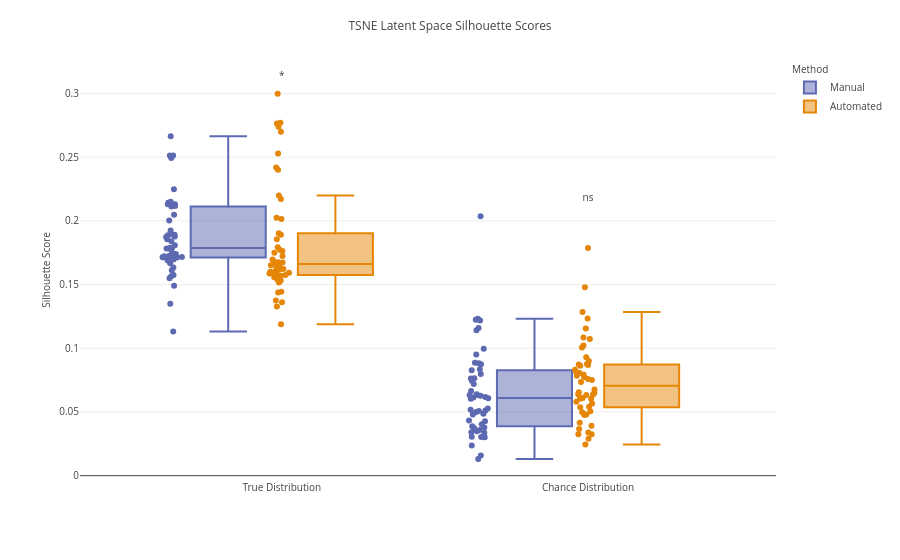

This figure's notebook cell:
### Code cell
silscor_dfmelted2S1 = silscor_dfmelted_tr_ch[silscor_dfmelted_tr_ch['Patient'] == 'S1']
fig = px.box(
    silscor_dfmelted2S1,
    y='Silhouette Score',
    x='Silhouette Level',
    color='Method',
    points='all',  # Shows stripplot-like points
    boxmode='group',
    color_discrete_sequence= px.colors.qualitative.Vivid, 
    color_discrete_map= colorsmap, 
    category_orders=orderforplot    
    )

# Add significance annotations manually
levels = silscor_dfmelted2S1['Silhouette Level'].unique()

for i, level in enumerate(levels):
    sub_df = silscor_dfmelted2S1[silscor_dfmelted2S1['Silhouette Level'] == level]
    scores_manual = sub_df[sub_df['Method'] == 'Manual']['Silhouette Score'].to_numpy()
    scores_auto = sub_df[sub_df['Method'] == 'Automated']['Silhouette Score'].to_numpy()
    
    stat, p_val = mannwhitneyu(scores_manual, scores_auto)

    sig_label = 'ns'
    if p_val < 0.001:
        sig_label = '***'
    elif p_val < 0.01:
        sig_label = '**'
    elif p_val < 0.05:
        sig_label = '*'

    y_max = sub_df['Silhouette Score'].max()
    fig.add_trace(go.Scatter(
        x=[level],
        y=[y_max + 0.01],
        mode='text',
        text=[sig_label],
        textposition='top center',
        showlegend=False
    ))

fig.update_layout(
    title=dict(text="TSNE Latent Space Silhouette Scores", font=dict(size=12)),
    boxmode="group",
    yaxis_title=dict(text="Silhouette Score", font=dict(size=10)),
    xaxis_title="",
    legend_title=dict(text="Method", font=dict(size=10)),
    font=dict(size=10)
)
save_svg(fig, "../figures/figure3/manualvsautomated_TSNEsilhouetteS26PhonChancePlotly.svg",
         **PANEL_DIMS['figure3']['tsne_dist_s1'])
fig.show()

### Figure 1 — Plotly figure (JSON) as saved in the notebook; plotly's stock layout.template omitted (floating-point values rounded to 4 significant figures)
{"data": [{"alignmentgroup": "True", "boxpoints": "all", "hovertemplate": "Method=Manual<br>Silhouette Level=%{x}<br>Silhouette Score=%{y}<extra></extra>", "legendgroup": "Manual", "marker": {"color": "rgb(93, 105, 177)"}, "name": "Manual", "notched": false, "offsetgroup": "Manual", "orientation": "v", "showlegend": true, "type": "box", "x": ["Chance Distribution", "Chance Distribution", "Chance Distribution", "Chance Distribution", "Chance Distribution", "Chance Distribution", "Chance Distribution", "Chance Distribution", "Chance Distribution", "Chance Distribution", "Chance Distribution", "Chance Distribution", "Chance Distribution", "Chance Distribution", "Chance Distribution", "Chance Distribution", "Chance Distribution", "Chance Distribution", "Chance Distribution", "Chance Distribution", "Chance Distribution", "Chance Distribution", "Chance Distribution", "Chance Distribution", "Chance Distribution", "Chance Distribution", "Chance Distribution", "Chance Distribution", "Chance Distribution", "Chance Distribution", "Chance Distribution", "Chance Distribution", "Chance Distribution", "Chance Distribution", "Chance Distribution", "Chance Distribution", "Chance Distribution", "Chance Distribution", "Chance Distribution", "Chance Distribution", "Chance Distribution", "Chance Distribution", "Chance Distribution", "Chance Distribution", "Chance Distribution", "Chance Distribution", "Chance Distribution", "Chance Distribution", "Chance Distribution", "Chance Distribution", "True Distribution", "True Distribution", "True Distribution", "True Distribution", "True Distribution", "True Distribution", "True Distribution", "True Distribution", "True Distribution", "True Distribution", "True Distribution", "True Distribution", "True Distribution", "True Distribution", "True Distribution", "True Distribution", "True Distribution", "True Distribution", "True Distribution", "True Distribution", "True Distribution", "True Distribution", "True Distribution", "True Distribution", "True Distribution", "True Distribution", "True Distribution", "True Distribution", "True Distribution", "True Distribution", "True Distribution", "True Distribution", "True Distribution", "True Distribution", "True Distribution", "True Distribution", "True Distribution", "True Distribution", "True Distribution", "True Distribution", "True Distribution", "True Distribution", "True Distribution", "True Distribution", "True Distribution", "True Distribution", "True Distribution", "True Distribution", "True Distribution", "True Distribution"], "x0": " ", "xaxis": "x", "y": [0.05177, 0.07633, 0.1142, 0.04798, 0.0485, 0.03061, 0.03579, 0.06043, 0.01308, 0.01588, 0.04272, 0.1158, 0.03043, 0.02358, 0.0639, 0.0664, 0.04339, 0.03874, 0.1224, 0.1218, 0.06325, 0.03476, 0.08871, 0.09954, 0.05083, 0.06069, 0.03006, 0.0634, 0.08743, 0.08824, 0.06165, 0.06139, 0.03783, 0.09502, 0.07647, 0.08349, 0.05111, 0.03749, 0.06264, 0.07978, 0.03369, 0.03406, 0.1232, 0.0404, 0.07202, 0.04992, 0.07446, 0.2036, 0.05271, 0.08272, 0.1131, 0.1856, 0.2002, 0.1697, 0.1691, 0.1778, 0.1923, 0.1634, 0.1549, 0.1876, 0.135, 0.1725, 0.1491, 0.174, 0.1714, 0.1713, 0.1886, 0.1873, 0.1699, 0.2493, 0.2117, 0.2664, 0.1723, 0.2048, 0.2131, 0.1723, 0.1784, 0.1891, 0.1743, 0.1714, 0.1789, 0.1809, 0.1612, 0.1666, 0.1891, 0.2143, 0.1784, 0.2137, 0.1739, 0.2514, 0.2249, 0.1574, 0.215, 0.1566, 0.2112, 0.1716, 0.1839, 0.213, 0.2513, 0.2131], "y0": " ", "yaxis": "y"}, {"alignmentgroup": "True", "boxpoints": "all", "hovertemplate": "Method=Automated<br>Silhouette Level=%{x}<br>Silhouette Score=%{y}<extra></extra>", "legendgroup": "Automated", "marker": {"color": "rgb(229, 134, 6)"}, "name": "Automated", "notched": false, "offsetgroup": "Automated", "orientation": "v", "showlegend": true, "type": "box", "x": ["Chance Distribution", "Chance Distribution", "Chance Distribution", "Chance Distribution", "Chance Distribution", "Chance Distribution", "Chance Distribution", "Chance Distribution", "Chance Distribution", "Chance Distribution", "Chance Distribution", "Chance Distribution", "Chance Distribution", "Chance Distribution", "Chance Distribution", "Chance Distribution", "Chance Distribution", "Chance Distribution", "Chance Distribution", "Chance Distribution", "Chance Distribution", "Chance Distribution", "Chance Distribution", "Chance Distribution", "Chance Distribution", "Chance Distribution", "Chance Distribution", "Chance Distribution", "Chance Distribution", "Chance Distribution", "Chance Distribution", "Chance Distribution", "Chance Distribution", "Chance Distribution", "Chance Distribution", "Chance Distribution", "Chance Distribution", "Chance Distribution", "Chance Distribution", "Chance Distribution", "Chance Distribution", "Chance Distribution", "Chance Distribution", "Chance Distribution", "Chance Distribution", "Chance Distribution", "Chance Distribution", "Chance Distribution", "Chance Distribution", "Chance Distribution", "True Distribution", "True Distribution", "True Distribution", "True Distribution", "True Distribution", "True Distribution", "True Distribution", "True Distribution", "True Distribution", "True Distribution", "True Distribution", "True Distribution", "True Distribution", "True Distribution", "True Distribution", "True Distribution", "True Distribution", "True Distribution", "True Distribution", "True Distribution", "True Distribution", "True Distribution", "True Distribution", "True Distribution", "True Distribution", "True Distribution", "True Distribution", "True Distribution", "True Distribution", "True Distribution", "True Distribution", "True Distribution", "True Distribution", "True Distribution", "True Distribution", "True Distribution", "True Distribution", "True Distribution", "True Distribution", "True Distribution", "True Distribution", "True Distribution", "True Distribution", "True Distribution", "True Distribution", "True Distribution", "True Distribution", "True Distribution", "True Distribution", "True Distribution"], "x0": " ", "xaxis": "x", "y": [0.02449, 0.1022, 0.06034, 0.1787, 0.08063, 0.1285, 0.0651, 0.05792, 0.07361, 0.0603, 0.08689, 0.09302, 0.03389, 0.08306, 0.07512, 0.0633, 0.02899, 0.03657, 0.07747, 0.1085, 0.0676, 0.05056, 0.07921, 0.05375, 0.148, 0.05662, 0.04149, 0.06386, 0.1234, 0.0759, 0.03253, 0.07836, 0.0655, 0.04801, 0.08994, 0.03927, 0.06105, 0.08636, 0.1073, 0.04977, 0.03254, 0.04768, 0.08755, 0.0812, 0.0806, 0.06367, 0.1005, 0.08721, 0.1155, 0.05406, 0.27, 0.1749, 0.1623, 0.1679, 0.1593, 0.1891, 0.2419, 0.277, 0.2016, 0.2998, 0.1327, 0.2765, 0.1362, 0.1771, 0.1856, 0.1675, 0.1188, 0.1375, 0.1624, 0.2024, 0.1724, 0.1569, 0.2199, 0.154, 0.1655, 0.159, 0.2401, 0.1594, 0.1672, 0.1902, 0.1437, 0.1616, 0.2738, 0.1652, 0.1763, 0.2528, 0.1601, 0.1575, 0.1444, 0.1668, 0.1698, 0.1641, 0.1793, 0.161, 0.157, 0.1557, 0.1533, 0.1587, 0.1516, 0.2172], "y0": " ", "yaxis": "y"}, {"mode": "text", "showlegend": false, "text": ["ns"], "textposition": "top center", "type": "scatter", "x": ["Chance Distribution"], "y": [0.2136]}, {"mode": "text", "showlegend": false, "text": ["*"], "textposition": "top center", "type": "scatter", "x": ["True Distribution"], "y": [0.3098]}], "layout": {"boxmode": "group", "font": {"size": 10}, "legend": {"title": {"font": {"size": 10}, "text": "Method"}, "tracegroupgap": 0}, "margin": {"t": 60}, "title": {"font": {"size": 12}, "text": "TSNE Latent Space Silhouette Scores"}, "xaxis": {"anchor": "y", "categoryarray": ["True Distribution", "Chance Distribution"], "categoryorder": "array", "domain": [0, 1], "title": {"text": ""}}, "yaxis": {"anchor": "x", "domain": [0, 1], "title": {"font": {"size": 10}, "text": "Silhouette Score"}}}}
